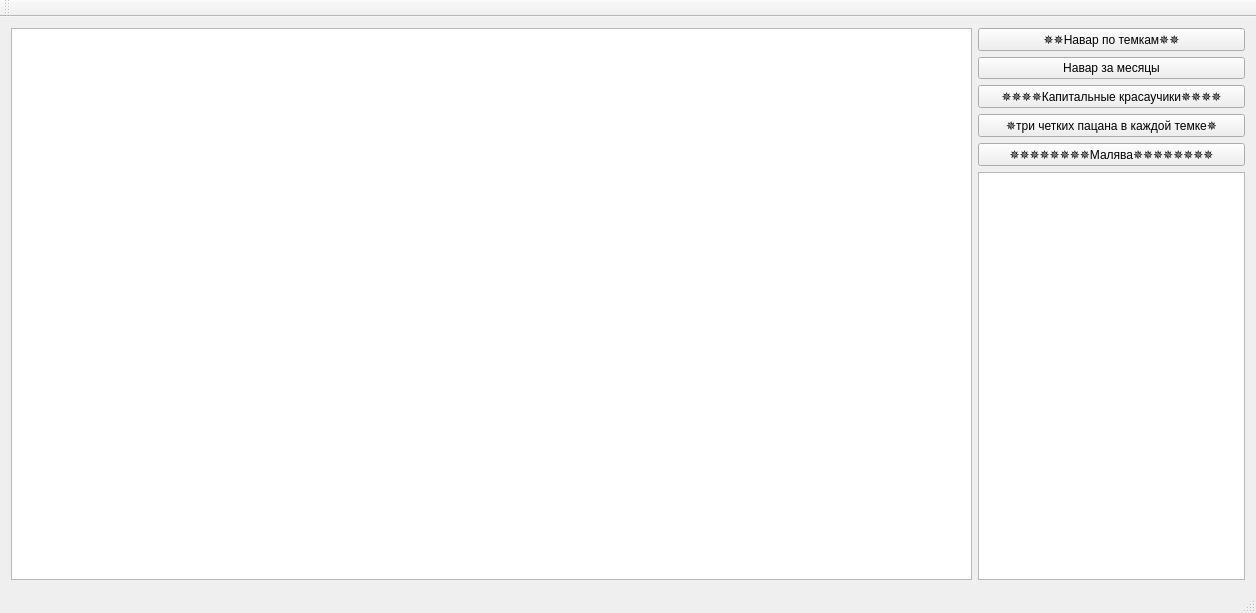
<?xml version="1.0" encoding="UTF-8"?>
<ui version="4.0">
 <class>MainWindow</class>
 <widget class="QMainWindow" name="MainWindow">
  <property name="geometry">
   <rect>
    <x>0</x>
    <y>0</y>
    <width>1256</width>
    <height>613</height>
   </rect>
  </property>
  <property name="windowTitle">
   <string>MainWindow</string>
  </property>
  <widget class="QWidget" name="centralWidget">
   <property name="sizePolicy">
    <sizepolicy hsizetype="Minimum" vsizetype="Minimum">
     <horstretch>0</horstretch>
     <verstretch>0</verstretch>
    </sizepolicy>
   </property>
   <layout class="QHBoxLayout" name="horizontalLayout">
    <item>
     <widget class="QGraphicsView" name="graphicsView">
      <property name="sizePolicy">
       <sizepolicy hsizetype="Minimum" vsizetype="Minimum">
        <horstretch>0</horstretch>
        <verstretch>0</verstretch>
       </sizepolicy>
      </property>
      <property name="minimumSize">
       <size>
        <width>961</width>
        <height>526</height>
       </size>
      </property>
     </widget>
    </item>
    <item>
     <layout class="QVBoxLayout" name="verticalLayout_2">
      <item>
       <layout class="QVBoxLayout" name="verticalLayout">
        <item>
         <widget class="QPushButton" name="btnRevenueByGenre">
          <property name="text">
           <string>✵✵Навар по темкам✵✵</string>
          </property>
         </widget>
        </item>
        <item>
         <widget class="QPushButton" name="btnMonthlySales">
          <property name="text">
           <string>Навар за месяцы</string>
          </property>
         </widget>
        </item>
        <item>
         <widget class="QPushButton" name="btnTop5Artists">
          <property name="text">
           <string>✵✵✵✵Капитальные красаучики✵✵✵✵</string>
          </property>
         </widget>
        </item>
        <item>
         <widget class="QPushButton" name="btnTop3Artists">
          <property name="text">
           <string>✵три четких пацана в каждой темке✵</string>
          </property>
         </widget>
        </item>
        <item>
         <widget class="QPushButton" name="btnInteractiveMap">
          <property name="text">
           <string>✵✵✵✵✵✵✵✵Малява✵✵✵✵✵✵✵✵</string>
          </property>
         </widget>
        </item>
       </layout>
      </item>
      <item>
       <widget class="QTableView" name="tableView">
        <property name="sizePolicy">
         <sizepolicy hsizetype="Expanding" vsizetype="Expanding">
          <horstretch>0</horstretch>
          <verstretch>0</verstretch>
         </sizepolicy>
        </property>
       </widget>
      </item>
     </layout>
    </item>
   </layout>
  </widget>
  <widget class="QMenuBar" name="menuBar">
   <property name="geometry">
    <rect>
     <x>0</x>
     <y>0</y>
     <width>1256</width>
     <height>26</height>
    </rect>
   </property>
  </widget>
  <widget class="QToolBar" name="mainToolBar">
   <attribute name="toolBarArea">
    <enum>TopToolBarArea</enum>
   </attribute>
   <attribute name="toolBarBreak">
    <bool>false</bool>
   </attribute>
  </widget>
  <widget class="QStatusBar" name="statusBar"/>
 </widget>
 <layoutdefault spacing="6" margin="11"/>
 <resources/>
 <connections/>
</ui>
